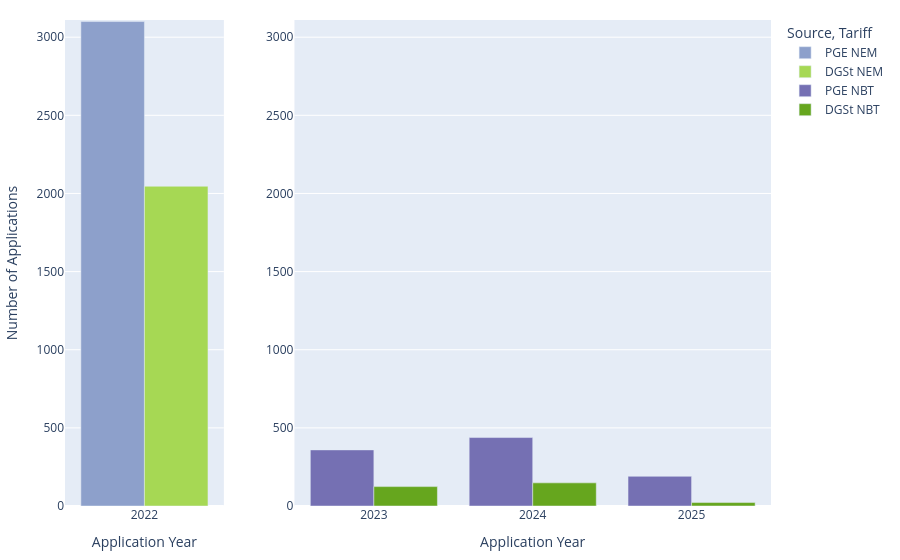

The notebook cell saved with this chart:
### Markdown cell above
## DGStats Data Gap

DGStats provides a delayed snapshot of the solar market because it only publishes projects that have been issued Permission to Operate (PTO) by the utility. This delay is particularly significant for commercial and industrial solar projects, which typically have longer interconnection and construction timelines than residential systems.

In April of 2025, we received numbers on application volume directly from PG&E. If we compare the numbers we received directly from PG&E with the corresponding numbers from California DG Stats, this can give us an estimate of how much data we're missing due to the lack of reporting pending applications in the California DG Stats data set.

### Code cell
fig = data_vis.dgstats_vs_pge_bargraph(df_total)
fig.show()

# Write figure
fig.write_image(os.path.join(data_dir, "DGStats_vs_PGE.png"), scale=5)
fig.write_html(os.path.join(data_dir, "DGStats_vs_PGE.html"),
               include_plotlyjs='cdn',
               full_html=False,
               config={"responsive": True}
)

### Figure 1 — Plotly figure (JSON) as saved in the notebook; plotly's stock layout.template omitted (floating-point values rounded to 4 significant figures)
{"data": [{"marker": {"color": "rgb(141,160,203)"}, "name": "PGE NEM", "type": "bar", "x": [2022], "xaxis": "x", "y": [3100], "yaxis": "y"}, {"marker": {"color": "rgb(166,216,84)"}, "name": "DGSt NEM", "type": "bar", "x": [2022], "xaxis": "x", "y": [2046], "yaxis": "y"}, {"marker": {"color": "rgb(117,112,179)"}, "name": "PGE NBT", "type": "bar", "x": [2023, 2024, 2025], "xaxis": "x2", "y": [359, 438, 190], "yaxis": "y2"}, {"marker": {"color": "rgb(102,166,30)"}, "name": "DGSt NBT", "type": "bar", "x": [2023, 2024, 2025], "xaxis": "x2", "y": [124, 148, 22], "yaxis": "y2"}], "layout": {"autosize": true, "barmode": "group", "font": {"size": 12}, "legend": {"title": {"text": "Source, Tariff"}}, "margin": {"b": 20, "l": 40, "r": 20, "t": 20}, "xaxis": {"anchor": "y", "domain": [0, 0.225], "title": {"text": "Application Year"}}, "xaxis2": {"anchor": "y2", "domain": [0.325, 1], "title": {"text": "Application Year"}}, "yaxis": {"anchor": "x", "domain": [0, 1], "range": [0, 3110], "title": {"text": "Number of Applications"}}, "yaxis2": {"anchor": "x2", "domain": [0, 1], "range": [0, 3110]}}}
